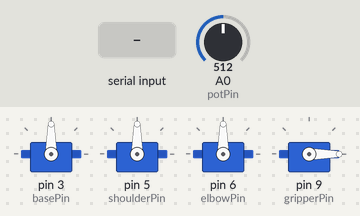
The sketch below on a simulated Arduino Uno, built with avr-gcc and run on an emulated ATmega328P. Shown: 4 × servo. The inputs (shaded band) are chosen by the test bench; at power-on: A0 (potPin) = 512. What the sketch prints to the serial monitor is not drawn.

Above: at 1.3 s.
1.4 s: "g" received over Serial
At 2.6 s:
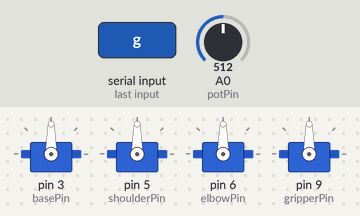
2.9 s: A0 (potPin) set to 716
At 4.1 s:
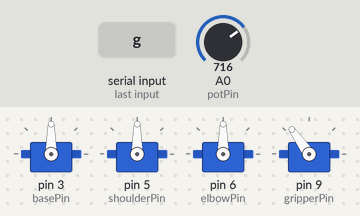
4.4 s: "b" received over Serial
At 5.1 s:
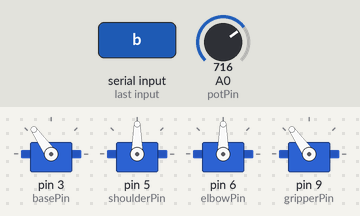
5.9 s: "s" received over Serial
At 7.1 s:
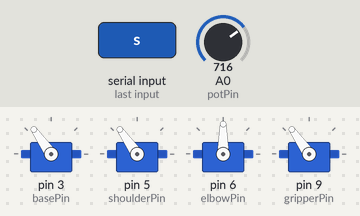
7.4 s: "e" received over Serial
At 8.6 s:
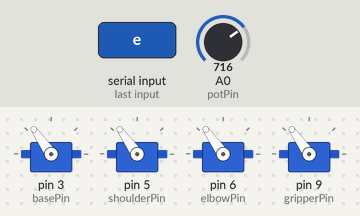
8.9 s: A0 (potPin) set to 900
At 9.7 s:
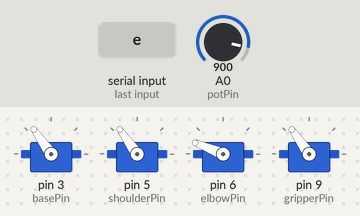
Timing chart, 0 to 11.4 s (numbered marks = the images above; inputs shaded):
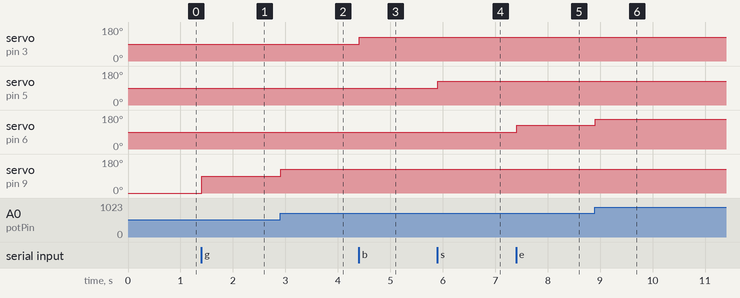

Measured:
- after the input at 1.4 s, servo on pin 9 (gripperPin): 0° → 90° at once
- after the input at 2.9 s, servo on pin 9 (gripperPin): 90° → 125° at once
- after the input at 4.4 s, servo on pin 3 (basePin): 90° → 125° at once
- after the input at 5.9 s, servo on pin 5 (shoulderPin): 90° → 125° at once
- after the input at 7.4 s, servo on pin 6 (elbowPin): 90° → 125° at once
- after the input at 8.9 s, servo on pin 6 (elbowPin): 125° → 158° at once

The sketch:

PoseRecorder.ino
```cpp
/*
 * 📸 Yujai Bot - Pose Recorder (The Action Figure Mode) by H Mohammed yusuf
 * * LOGIC:
 * Instead of finding individual limits, we find "Safe Combinations".
 * 1. Connect Potentiometer to A0.
 * 2. Upload & Open Serial Monitor.
 * 3. Select joint ('b', 's', 'e', 'g') and move it with Pot.
 * 4. Once the FULL ARM looks safe and ready, type 'p'.
 * 5. Copy the printed "Pose" values into your final code.
 */

#include <Servo.h>

Servo base, shoulder, elbow, gripper;

// Pins
const int basePin = 3;
const int shoulderPin = 5;
const int elbowPin = 6;
const int gripperPin = 9;
const int potPin = A0;

// Store Current Angles (Default Home)
int baseAngle = 90;
int shoulderAngle = 90;
int elbowAngle = 90;
int gripperAngle = 0;

char activeServo = 'n'; // 'n' = None

void setup() {
  Serial.begin(9600);

  base.attach(basePin);
  shoulder.attach(shoulderPin);
  elbow.attach(elbowPin);
  gripper.attach(gripperPin);

  // Move to initial home positions
  base.write(baseAngle);
  shoulder.write(shoulderAngle);
  elbow.write(elbowAngle);
  gripper.write(gripperAngle);

  Serial.println("=== 📸 POSE RECORDER READY ===");
  Serial.println("Commands:");
  Serial.println(" 'b' -> Control Base");
  Serial.println(" 's' -> Control Shoulder");
  Serial.println(" 'e' -> Control Elbow");
  Serial.println(" 'g' -> Control Gripper");
  Serial.println(" 'p' -> 📸 PRINT CURRENT POSE (Save this!)");
}

void loop() {
  // 1. Read Command
  if (Serial.available() > 0) {
    char input = Serial.read();

    // Joint Selection
    if (input == 'b' || input == 's' || input == 'e' || input == 'g') {
      activeServo = input;
      Serial.print(">> Controlling: ");
      Serial.println(activeServo);
    }

    // Print Snapshot
    else if (input == 'p') {
      printPose();
    }
  }

  // 2. Read Potentiometer & Map
  int potVal = analogRead(potPin);
  // Map smoothly (Pot jitter reduction logic optional)
  int targetAngle = map(potVal, 0, 1023, 0, 180);

  // 3. Update ONLY the active servo variable
  switch (activeServo) {
    case 'b': baseAngle = targetAngle; base.write(baseAngle); break;
    case 's': shoulderAngle = targetAngle; shoulder.write(shoulderAngle); break;
    case 'e': elbowAngle = targetAngle; elbow.write(elbowAngle); break;
    case 'g': gripperAngle = targetAngle; gripper.write(gripperAngle); break;
  }

  delay(15); // Stability delay
}

// Function to print the code-ready values
void printPose() {
  Serial.println("\n--- 📸 SNAPSHOT SAVED ---");
  Serial.print("int base = "); Serial.print(baseAngle); Serial.println(";");
  Serial.print("int shoulder = "); Serial.print(shoulderAngle); Serial.println(";");
  Serial.print("int elbow = "); Serial.print(elbowAngle); Serial.println(";");
  Serial.print("int gripper = "); Serial.print(gripperAngle); Serial.println(";");
  Serial.println("-------------------------");
}
```
